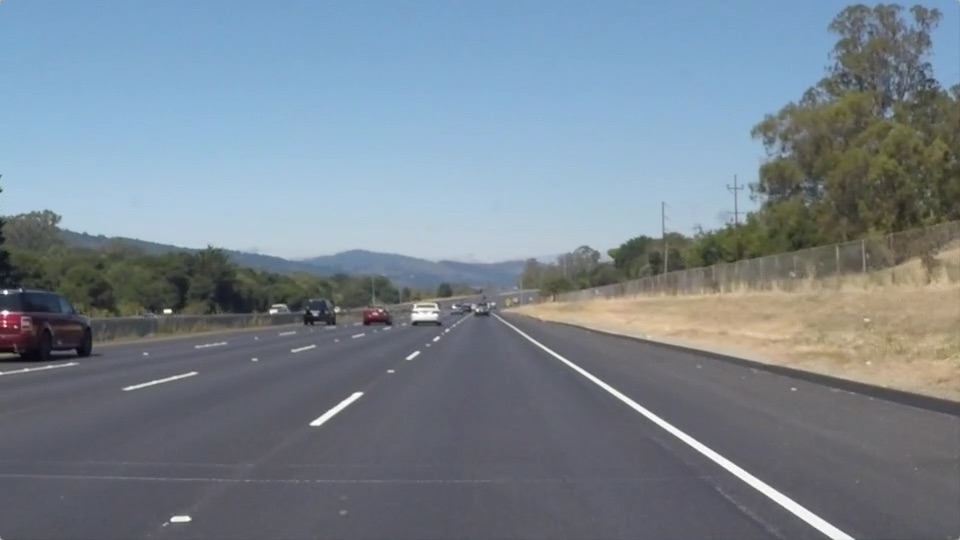
#> input picture test_images/solidWhiteRight.jpg, 960 x 540 px
$ jupyter execute --allow-errors P1.ipynb   (shell and % lines are left out)
#> lines starting #> are read from the running program, lines starting #| are printed output that depends on the picture; after the words box and inside, x2 and y2 are one past the last pixel; in counts of white or black regions, pixels touching at a corner belong together
# Self-Driving Car Engineer Nanodegree

## Project: **Finding Lane Lines on the Road**
***
In this project, you will use the tools you learned about in the lesson to identify lane lines on the road.  You can develop your pipeline on a series of individual images, and later apply the result to a video stream (really just a series of images). Check out the video clip "raw-lines-example.mp4" (also contained in this repository) to see what the output should look like after using the helper functions below.

Once you have a result that looks roughly like "raw-lines-example.mp4", you'll need to get creative and try to average and/or extrapolate the line segments you've detected to map out the full extent of the lane lines.  You can see an example of the result you're going for in the video "P1_example.mp4".  Ultimately, you would like to draw just one line for the left side of the lane, and one for the right.

In addition to implementing code, there is a brief writeup to complete. The writeup should be completed in a separate file, which can be either a markdown file or a pdf document. There is a [write up template](https://github.com/udacity/CarND-LaneLines-P1/blob/master/writeup_template.md) that can be used to guide the writing process. Completing both the code in the Ipython notebook and the writeup template will cover all of the [rubric points](https://review.udacity.com/#!/rubrics/322/view) for this project.

---
Let's have a look at our first image called 'test_images/solidWhiteRight.jpg'.  Run the 2 cells below (hit Shift-Enter or the "play" button above) to display the image.

**Note: If, at any point, you encounter frozen display windows or other confounding issues, you can always start again with a clean slate by going to the "Kernel" menu above and selecting "Restart & Clear Output".**

---

**The tools you have are color selection, region of interest selection, grayscaling, Gaussian smoothing, Canny Edge Detection and Hough Tranform line detection.  You  are also free to explore and try other techniques that were not presented in the lesson.  Your goal is piece together a pipeline to detect the line segments in the image, then average/extrapolate them and draw them onto the image for display (as below).  Once you have a working pipeline, try it out on the video stream below.**

---

<figure>

 <figcaption>
 <p></p>
 <p style="text-align: center;"> Your output should look something like this (above) after detecting line segments using the helper functions below </p>
 </figcaption>
</figure>
 <p></p>
<figure>

 <figcaption>
 <p></p>
 <p style="text-align: center;"> Your goal is to connect/average/extrapolate line segments to get output like this</p>
 </figcaption>
</figure>

**Run the cell below to import some packages.  If you get an `import error` for a package you've already installed, try changing your kernel (select the Kernel menu above --> Change Kernel).  Still have problems?  Try relaunching Jupyter Notebook from the terminal prompt.  Also, consult the forums for more troubleshooting tips.**

## Import Packages

[cell 1]
#importing some useful packages
import matplotlib.pyplot as plt
import matplotlib.image as mpimg
import numpy as np
import cv2
import warnings
warnings.simplefilter("always")

np.seterr(divide='ignore', invalid='ignore') # to suppress warning message: "RuntimeWarning: divide by zero encountered in true_divide"

## Read in an Image

[cell 2]
#reading in an image
image = mpimg.imread('test_images/solidWhiteRight.jpg')
#> image is the input picture: shape (540, 960, 3); mean R, G, B 120.3, 132.6, 143.7

#printing out some stats and plotting
print('This image is:', type(image), 'with dimensions:', image.shape)
#| This image is: <class 'numpy.ndarray'> with dimensions: (540, 960, 3)
plt.imshow(image)  # if you wanted to show a single color channel image called 'gray', for example, call as plt.imshow(gray, cmap='gray')

## Ideas for Lane Detection Pipeline

**Some OpenCV functions (beyond those introduced in the lesson) that might be useful for this project are:**

`cv2.inRange()` for color selection
`cv2.fillPoly()` for regions selection
`cv2.line()` to draw lines on an image given endpoints
`cv2.addWeighted()` to coadd / overlay two images
`cv2.cvtColor()` to grayscale or change color
`cv2.imwrite()` to output images to file
`cv2.bitwise_and()` to apply a mask to an image

**Check out the OpenCV documentation to learn about these and discover even more awesome functionality!**

## Helper Functions

Below are some helper functions to help get you started. They should look familiar from the lesson!

[cell 3]
import math

# [7 lines left out: function grayscale, not called in this run]
    # Or use BGR2GRAY if you read an image with cv2.imread()
    #return cv2.cvtColor(img, cv2.COLOR_BGR2GRAY)

def canny(img, low_threshold, high_threshold):
    """Applies the Canny transform"""
    return cv2.Canny(img, low_threshold, high_threshold)

def gaussian_blur(img, kernel_size):
    """Applies a Gaussian Noise kernel"""
    return cv2.GaussianBlur(img, (kernel_size, kernel_size), 0)

def region_of_interest(img, vertices):
    """
    Applies an image mask.

    Only keeps the region of the image defined by the polygon
    formed from `vertices`. The rest of the image is set to black.
    """
    #defining a blank mask to start with
    mask = np.zeros_like(img)

    #defining a 3 channel or 1 channel color to fill the mask with depending on the input image
    if len(img.shape) > 2:
        channel_count = img.shape[2]  # i.e. 3 or 4 depending on your image
        ignore_mask_color = (255,) * channel_count
    else:
        ignore_mask_color = 255

    #filling pixels inside the polygon defined by "vertices" with the fill color
    cv2.fillPoly(mask, vertices, ignore_mask_color)

    #returning the image only where mask pixels are nonzero
    masked_image = cv2.bitwise_and(img, mask)
    return masked_image


def draw_lines(img, lines, color=[255, 0, 0], thickness=20):
    """
    Draw lines on the image.

    Think about things like separating line segments by their
    slope ((y2-y1)/(x2-x1)) to decide which segments are part of the left
    line vs. the right line.  Then, you can average the position of each of
    the lines and extrapolate to the top and bottom of the lane.

    This function draws `lines` with `color` and `thickness`.
    Lines are drawn on the image inplace (mutates the image).
    If you want to make the lines semi-transparent, think about combining
    this function with the weighted_img() function below
    """

    lines = points(img, lines)

    if len(lines) == 2:
        left_lines = lines[0]
        right_lines = lines[1]

        for line in left_lines:
            for x1,y1,x2,y2 in line:
                x1 = int(x1)
                y1 = int(y1)
                x2 = int(x2)
                y2 = int(y2)
                cv2.line(img, (x1,y1), (x2,y2), color, thickness)

        for line in right_lines:
            for x1,y1,x2,y2 in line:
                x1 = int(x1)
                y1 = int(y1)
                x2 = int(x2)
                y2 = int(y2)
                cv2.line(img, (x1,y1), (x2,y2), color, thickness)


    if len(lines) == 1:
        lines = lines[0]

        for line in lines:
            for x1,y1,x2,y2 in line:
                x1 = int(x1)
                y1 = int(y1)
                x2 = int(x2)
                y2 = int(y2)
                cv2.line(img, (x1,y1), (x2,y2), color, thickness)


def generate_segments(x):
    """
    Generate segments of straight line.

    This function generate segments of straight line
    on the basis of contiguous points. For example:
    (1,2), (2,3), (3,4), (4,5) is transformed in
    (1,2),(2,3)
    (2,3),(3,4)
    (3,4),(4,5)
    """
    n = x.shape[0]
    i = 0
    j = 1

    l = []

    while i < (n-1):
        conc = np.concatenate((x[i], x[j]), axis=0)
        l.append([conc])
        i = i + 1
        j = j + 1

    return np.array(l)


def generate_predictions(x, y, imshape, x1, x2, x3, x4, is_right=True):
    """
    Generate the predictions using elastic net models.

    """

    from sklearn import linear_model
    from sklearn.preprocessing import PolynomialFeatures

    alpha = 10
    max_iter = 1000
    random_state = 0
    degree = 2
    is_lasso = True

    if len(x) < 30:
        is_lasso = False


    if is_right:

        xright = np.array(x)
        xright = xright[:, np.newaxis]
        yright = np.array(y)
        yright = yright[:, np.newaxis]
        poly = PolynomialFeatures(degree)
        xright = poly.fit_transform(xright)

        if is_lasso:
            regr1 = linear_model.Lasso(alpha=alpha, max_iter=max_iter, random_state=random_state)
            regr1.fit(xright, yright)


            xright_predict = np.linspace(x4, x2, 25)
            xright_predict = xright_predict[:, np.newaxis]
            xright_predict2 = poly.fit_transform(xright_predict)

            yright_predict = regr1.predict(xright_predict2)
            yright_predict = yright_predict[:, np.newaxis]
            right_predict = np.concatenate((xright_predict, yright_predict), axis=1)

            return(right_predict)


        else:
            regr1 = linear_model.LinearRegression()
            regr1.fit(xright, yright)

            xright_predict = np.linspace(x4, x2, 25)
            xright_predict = xright_predict[:, np.newaxis]
            xright_predict2 = poly.fit_transform(xright_predict)

            yright_predict = regr1.predict(xright_predict2)
            right_predict = np.concatenate((xright_predict, yright_predict), axis=1)

            return(right_predict)


    else:


        xleft = np.array(x)
        xleft = xleft[:, np.newaxis]
        yleft = np.array(y)
        yleft = yleft[:, np.newaxis]
        poly = PolynomialFeatures(degree)
        xleft = poly.fit_transform(xleft)

        if is_lasso:
            regr2 = linear_model.Lasso(alpha=alpha, max_iter=max_iter, random_state=random_state)
            regr2.fit(xleft, yleft)

            xleft_predict = np.linspace(x1, x3, 25)
            xleft_predict = xleft_predict[:, np.newaxis]
            xleft_predict2 = poly.fit_transform(xleft_predict)

            yleft_predict = regr2.predict(xleft_predict2)
            yleft_predict = yleft_predict[:, np.newaxis]

            left_predict = np.concatenate((xleft_predict, yleft_predict), axis=1)

            return(left_predict)


        else:
            regr2 = linear_model.LinearRegression()
            regr2.fit(xleft, yleft)

            xleft_predict = np.linspace(x1, x3, 25)
            xleft_predict = xleft_predict[:, np.newaxis]
            xleft_predict2 = poly.fit_transform(xleft_predict)

            yleft_predict = regr2.predict(xleft_predict2)

            left_predict = np.concatenate((xleft_predict, yleft_predict), axis=1)

            return(left_predict)


def points(img, lines):
    """
    Generate interpolations.

    This function extracts the information of the points provided in the lines argument.
    Elastic model is trained with these points. Maybe there is a simpler approach.

    """

    xleft = []
    xright = []
    yleft = []
    yright = []

    for line in lines:
        for x1,y1,x2,y2 in line:

            if (y2-y1)/float(x2-x1) > 0:
                xleft.append(x1)
                xleft.append(x2)
                yleft.append(y1)
                yleft.append(y2)

            elif (y2-y1)/float(x2-x1) < 0:
                xright.append(x1)
                xright.append(x2)
                yright.append(y1)
                yright.append(y2)
            else:
                continue


    imshape = image.shape

    # This variables help to define the points to interpolate
    x1 = 150
    x2 = 850
    x3 = 450
    x4 = 475


    if len(xleft) > 0 and len(xright)>0:
        left_predict = generate_predictions(xleft, yleft, imshape, x1, x2, x3, x4, True)
        right_predict = generate_predictions(xright, yright, imshape, x1, x2, x3, x4, False)

        return [generate_segments(left_predict), generate_segments(right_predict)]

    if len(xleft) > 0 and len(xright)==0:
        left_predict = generate_predictions(xleft, yleft, imshape, x1, x2, x3, x4, True)
        return [generate_segments(left_predict)]

    if len(xleft) == 0 and len(xright)>0:
        right_predict = generate_predictions(xright, yright, imshape, x1, x2, x3, x4, False)
        return [generate_segments(right_predict)]


def hough_lines(img, rho, theta, threshold, min_line_len, max_line_gap):
    """
    `img` should be the output of a Canny transform.

    Returns an image with hough lines drawn.
    """
    lines = cv2.HoughLinesP(img, rho, theta, threshold, np.array([]), minLineLength=min_line_len, maxLineGap=max_line_gap)
    line_img = np.zeros((img.shape[0], img.shape[1], 3), dtype=np.uint8)
    draw_lines(line_img, lines)


    return line_img

# Python 3 has support for cool math symbols.

def weighted_img(img, initial_img, α=0.8, β=1., λ=0.):
    """
    `img` is the output of the hough_lines(), An image with lines drawn on it.
    Should be a blank image (all black) with lines drawn on it.

    `initial_img` should be the image before any processing.

    The result image is computed as follows:

    initial_img * α + img * β + λ
    NOTE: initial_img and img must be the same shape!
    """
    return cv2.addWeighted(initial_img, α, img, β, λ)

## Test Images

Build your pipeline to work on the images in the directory "test_images"
**You should make sure your pipeline works well on these images before you try the videos.**

[cell 4]
import os
os.listdir("test_images/")

## Build a Lane Finding Pipeline

Build the pipeline and run your solution on all test_images. Make copies into the `test_images_output` directory, and you can use the images in your writeup report.

Try tuning the various parameters, especially the low and high Canny thresholds as well as the Hough lines parameters.

[cell 5]
# TODO: Build your pipeline that will draw lane lines on the test_images
# then save them to the test_images directory.
current_dir = os.getcwd()
images_dir = current_dir + '/' + 'test_images'
output_dir = current_dir + '/' + 'test_images_output'


# if the test_images_output directory doesn't exist, we create it.
if ( not os.path.exists(output_dir)):
    os.makedirs(output_dir)

# if the test_images_output directory exists and its content is not empty, we remove its contents.
if ( len(os.listdir(output_dir)) > 0 ):
    files_to_remove = [f for f in os.listdir(output_dir)]
    for f in files_to_remove:
        os.remove(output_dir + '/' + f)

# we process the images in the test_images directory
files_to_process = [f for f in os.listdir(images_dir)]
#print(files_to_process)
for f in files_to_process:
    image = mpimg.imread(images_dir + '/' + f)
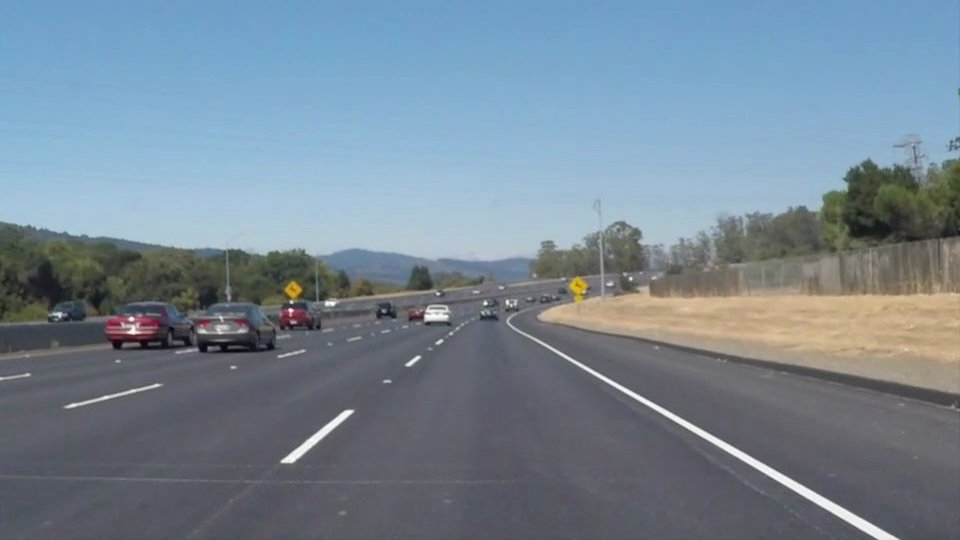
#> input picture test_images/solidWhiteCurve.jpg, 960 x 540 px
#> image is the input picture: shape (540, 960, 3); mean R, G, B 118.5, 134.5, 148.1


    hsv = cv2.cvtColor(image, cv2.COLOR_RGB2HSV)
#> hsv: shape (540, 960, 3); mean H, S, V 97.9, 55.2, 152.4
    sensitivity = 50
    yellow = cv2.inRange(hsv, (20, 80, 80), (25, 255, 255))
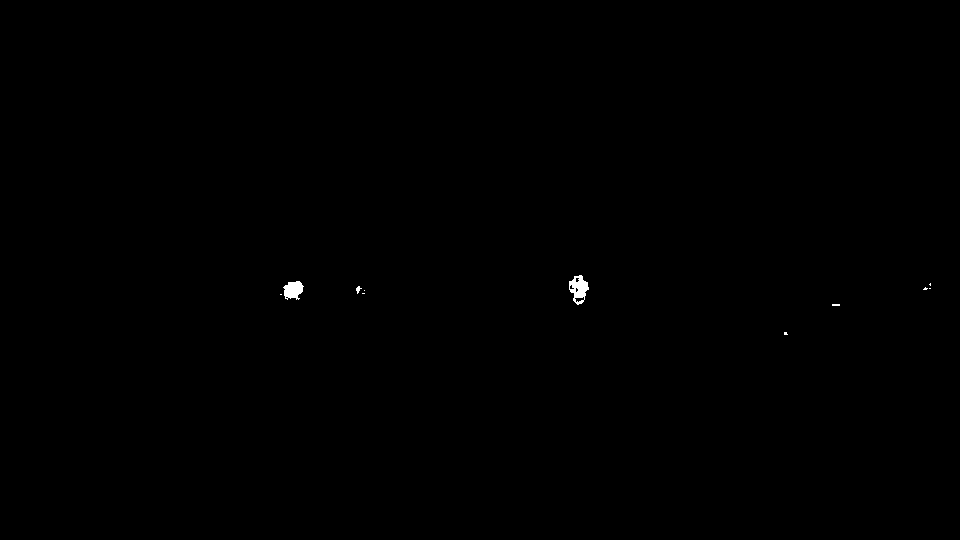
#> yellow: shape (540, 960); 0.13% white; 11 white regions (8 under 20 px), largest, box (x1, y1, x2, y2) and area: (569, 275, 589, 305) 340, (283, 281, 304, 300) 277, (356, 286, 362, 294) 24
    white = cv2.inRange(hsv, (0, 0, 255-sensitivity), (255, sensitivity, 255))
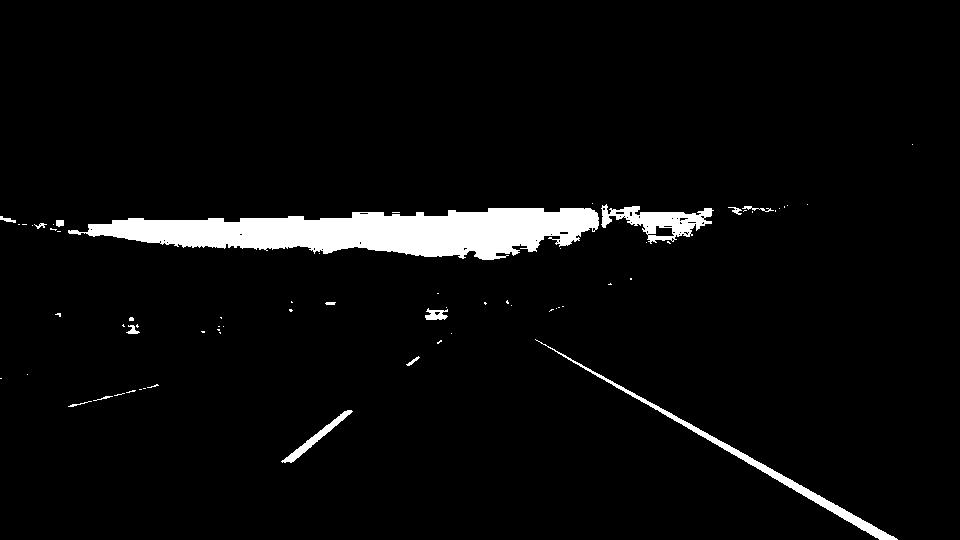
#> white: shape (540, 960); 4.2% white; 67 white regions (52 under 20 px), largest, box (x1, y1, x2, y2) and area: (68, 208, 599, 260) 16380, (535, 339, 898, 540) 2243, (601, 204, 714, 244) 1877
    gray = cv2.bitwise_or(yellow, white)
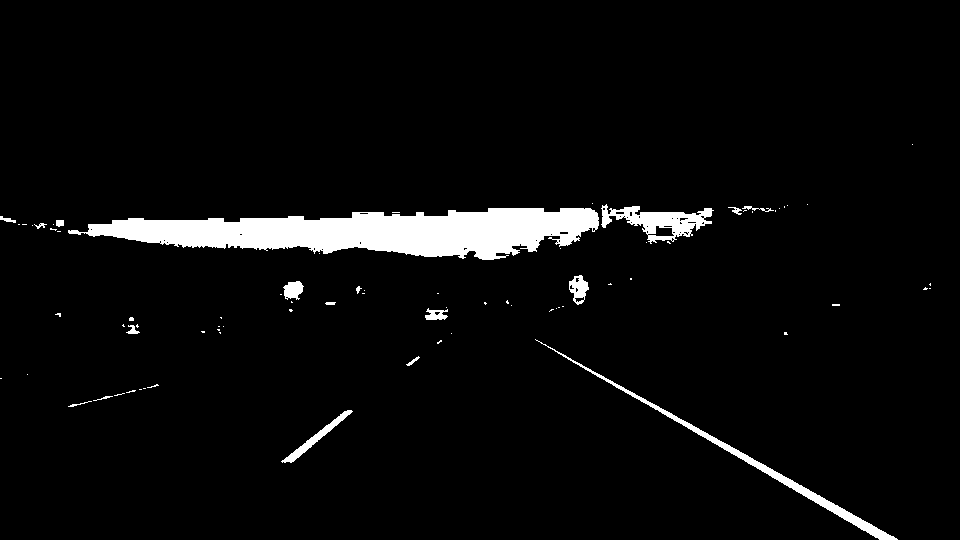
#> gray: shape (540, 960); 4.4% white; 78 white regions (60 under 20 px), largest, box (x1, y1, x2, y2) and area: (68, 208, 599, 260) 16380, (535, 339, 898, 540) 2243, (601, 204, 714, 244) 1877

    # Define a kernel size and apply Gaussian smoothing
    kernel_size = 5
    blur_gray = gaussian_blur(gray, kernel_size)

    # Define our parameters for Canny and apply
    low_threshold = 125
    high_threshold = 250
    edges = canny(blur_gray, low_threshold, high_threshold)
#> in canny, `return cv2.Canny(img, low_threshold, high_threshold)`:
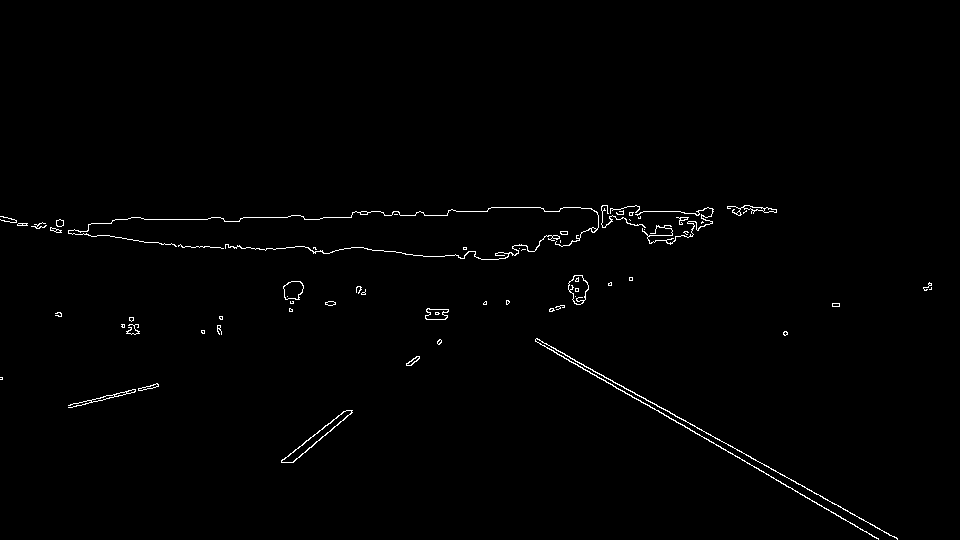
#> returned value: shape (540, 960); 0.87% white in thin lines or dots, all inside (x1, y1, x2, y2) = (0, 205, 932, 540)


    # we are defining a triangle to mask
    imshape = image.shape
    x1 = 125
    y1 = imshape[0]
#> (the rest of the program and of its run is left out)
